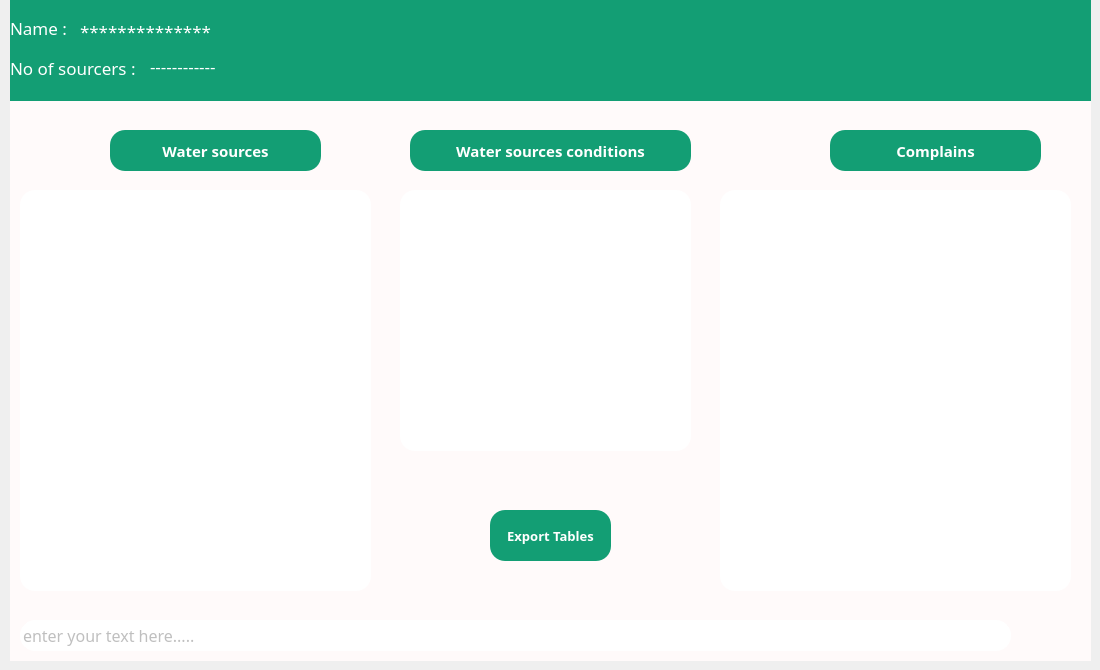
    <widget class="QWidget" name="page_7">
     <widget class="QLabel" name="label_9">
      <property name="geometry">
       <rect>
        <x>10</x>
        <y>10</y>
        <width>1081</width>
        <height>651</height>
       </rect>
      </property>
      <property name="styleSheet">
       <string notr="true">background-color: rgb(255, 250, 250);</string>
      </property>
      <property name="text">
       <string/>
      </property>
     </widget>
     <widget class="QLabel" name="label_32">
      <property name="geometry">
       <rect>
        <x>10</x>
        <y>0</y>
        <width>1081</width>
        <height>101</height>
       </rect>
      </property>
      <property name="styleSheet">
       <string notr="true">background-color: rgb(19, 158, 116);
</string>
      </property>
      <property name="text">
       <string/>
      </property>
     </widget>
     <widget class="QLabel" name="label_33">
      <property name="geometry">
       <rect>
        <x>10</x>
        <y>20</y>
        <width>71</width>
        <height>16</height>
       </rect>
      </property>
      <property name="font">
       <font>
        <family>Arial Rounded MT Bold</family>
        <pointsize>13</pointsize>
       </font>
      </property>
      <property name="styleSheet">
       <string notr="true">color:white;</string>
      </property>
      <property name="text">
       <string>Name :</string>
      </property>
     </widget>
     <widget class="QLabel" name="label_nameOfmoderator">
      <property name="geometry">
       <rect>
        <x>80</x>
        <y>20</y>
        <width>191</width>
        <height>21</height>
       </rect>
      </property>
      <property name="font">
       <font>
        <family>Arial Rounded MT Bold</family>
        <pointsize>13</pointsize>
       </font>
      </property>
      <property name="styleSheet">
       <string notr="true">color:white;</string>
      </property>
      <property name="text">
       <string>**************</string>
      </property>
     </widget>
     <widget class="QLabel" name="label_35">
      <property name="geometry">
       <rect>
        <x>10</x>
        <y>60</y>
        <width>141</width>
        <height>16</height>
       </rect>
      </property>
      <property name="font">
       <font>
        <family>Arial Rounded MT Bold</family>
        <pointsize>13</pointsize>
       </font>
      </property>
      <property name="styleSheet">
       <string notr="true">color:white;</string>
      </property>
      <property name="text">
       <string>No of sourcers :</string>
      </property>
     </widget>
     <widget class="QLabel" name="label_noSources">
      <property name="geometry">
       <rect>
        <x>150</x>
        <y>55</y>
        <width>121</width>
        <height>21</height>
       </rect>
      </property>
      <property name="font">
       <font>
        <family>Arial Rounded MT Bold</family>
        <pointsize>13</pointsize>
       </font>
      </property>
      <property name="styleSheet">
       <string notr="true">color:white;</string>
      </property>
      <property name="text">
       <string>------------</string>
      </property>
     </widget>
     <widget class="QLabel" name="label_37">
      <property name="geometry">
       <rect>
        <x>490</x>
        <y>20</y>
        <width>81</width>
        <height>81</height>
       </rect>
      </property>
      <property name="text">
       <string/>
      </property>
      <property name="pixmap">
       <pixmap resource="my_images.qrc">:/user (1).png</pixmap>
      </property>
      <property name="scaledContents">
       <bool>true</bool>
      </property>
     </widget>
     <widget class="QLabel" name="label_34">
      <property name="geometry">
       <rect>
        <x>948</x>
        <y>20</y>
        <width>111</width>
        <height>81</height>
       </rect>
      </property>
      <property name="text">
       <string/>
      </property>
      <property name="pixmap">
       <pixmap resource="my_images.qrc">:/Logo Files/For Web/png/Color logo - no background.png</pixmap>
      </property>
      <property name="scaledContents">
       <bool>true</bool>
      </property>
     </widget>
     <widget class="QLabel" name="label_36">
      <property name="geometry">
       <rect>
        <x>110</x>
        <y>130</y>
        <width>211</width>
        <height>41</height>
       </rect>
      </property>
      <property name="font">
       <font>
        <family>Arial Rounded MT Bold</family>
        <pointsize>11</pointsize>
        <bold>true</bold>
       </font>
      </property>
      <property name="styleSheet">
       <string notr="true">background-color:#139E74;
border-radius:15px;
color:white;</string>
      </property>
      <property name="text">
       <string>Water sources</string>
      </property>
      <property name="alignment">
       <set>Qt::AlignCenter</set>
      </property>
     </widget>
     <widget class="QListView" name="listView_watersources">
      <property name="geometry">
       <rect>
        <x>20</x>
        <y>190</y>
        <width>351</width>
        <height>401</height>
       </rect>
      </property>
      <property name="font">
       <font>
        <family>Arial Rounded MT Bold</family>
        <pointsize>12</pointsize>
        <bold>true</bold>
       </font>
      </property>
      <property name="styleSheet">
       <string notr="true">background-color:white;
border-radius:15px;</string>
      </property>
     </widget>
     <widget class="QLabel" name="label_39">
      <property name="geometry">
       <rect>
        <x>830</x>
        <y>130</y>
        <width>211</width>
        <height>41</height>
       </rect>
      </property>
      <property name="font">
       <font>
        <family>Arial Rounded MT Bold</family>
        <pointsize>11</pointsize>
        <bold>true</bold>
       </font>
      </property>
      <property name="styleSheet">
       <string notr="true">background-color:#139E74;
border-radius:15px;
color:white;</string>
      </property>
      <property name="text">
       <string>Complains</string>
      </property>
      <property name="alignment">
       <set>Qt::AlignCenter</set>
      </property>
     </widget>
     <widget class="QListView" name="listView_complains">
      <property name="geometry">
       <rect>
        <x>720</x>
        <y>190</y>
        <width>351</width>
        <height>401</height>
       </rect>
      </property>
      <property name="font">
       <font>
        <family>Arial Rounded MT Bold</family>
        <pointsize>12</pointsize>
        <bold>true</bold>
       </font>
      </property>
      <property name="styleSheet">
       <string notr="true">background-color:white;
border-radius:15px;</string>
      </property>
     </widget>
     <widget class="QLabel" name="label_conditions">
      <property name="geometry">
       <rect>
        <x>400</x>
        <y>190</y>
        <width>291</width>
        <height>261</height>
       </rect>
      </property>
      <property name="font">
       <font>
        <family>Arial Rounded MT Bold</family>
        <pointsize>12</pointsize>
       </font>
      </property>
      <property name="styleSheet">
       <string notr="true">background-color:white;
border-radius:15px;</string>
      </property>
      <property name="text">
       <string/>
      </property>
     </widget>
     <widget class="QLabel" name="label_41">
      <property name="geometry">
       <rect>
        <x>410</x>
        <y>130</y>
        <width>281</width>
        <height>41</height>
       </rect>
      </property>
      <property name="font">
       <font>
        <family>Arial Rounded MT Bold</family>
        <pointsize>11</pointsize>
        <bold>true</bold>
       </font>
      </property>
      <property name="styleSheet">
       <string notr="true">background-color:#139E74;
border-radius:15px;
color:white;</string>
      </property>
      <property name="text">
       <string>Water sources conditions</string>
      </property>
      <property name="alignment">
       <set>Qt::AlignCenter</set>
      </property>
     </widget>
     <widget class="QLineEdit" name="lineEdit_warningEmails">
      <property name="geometry">
       <rect>
        <x>20</x>
        <y>620</y>
        <width>991</width>
        <height>31</height>
       </rect>
      </property>
      <property name="font">
       <font>
        <family>Arial Rounded MT Bold</family>
        <pointsize>12</pointsize>
       </font>
      </property>
      <property name="styleSheet">
       <string notr="true">border:1px solid white;
border-radius:15px;
color:grey;</string>
      </property>
      <property name="placeholderText">
       <string>enter your text here.....</string>
      </property>
     </widget>
     <widget class="QPushButton" name="pushButton_sendEmails">
      <property name="geometry">
       <rect>
        <x>1020</x>
        <y>620</y>
        <width>61</width>
        <height>31</height>
       </rect>
      </property>
      <property name="font">
       <font>
        <family>Arial Rounded MT Bold</family>
        <pointsize>10</pointsize>
        <bold>true</bold>
       </font>
      </property>
      <property name="styleSheet">
       <string notr="true">background-color:rgb(255, 250, 250);
border-radius:15px;
color:white;</string>
      </property>
      <property name="text">
       <string/>
      </property>
      <property name="icon">
       <iconset resource="my_images.qrc">
        <normaloff>:/send.png</normaloff>:/send.png</iconset>
      </property>
      <property name="iconSize">
       <size>
        <width>30</width>
        <height>30</height>
       </size>
      </property>
     </widget>
     <widget class="QPushButton" name="pushButton_exportTables">
      <property name="geometry">
       <rect>
        <x>490</x>
        <y>510</y>
        <width>121</width>
        <height>51</height>
       </rect>
      </property>
      <property name="font">
       <font>
        <family>Arial Rounded MT Bold</family>
        <pointsize>10</pointsize>
        <bold>true</bold>
       </font>
      </property>
      <property name="styleSheet">
       <string notr="true">background-color:#139E74;
border-radius:15px;
color:white;</string>
      </property>
      <property name="text">
       <string>Export Tables</string>
      </property>
      <property name="icon">
       <iconset resource="my_images.qrc">
        <normaloff>:/upload.png</normaloff>:/upload.png</iconset>
      </property>
      <property name="iconSize">
       <size>
        <width>25</width>
        <height>25</height>
       </size>
      </property>
     </widget>
     <widget class="QLabel" name="label_40">
      <property name="geometry">
       <rect>
        <x>280</x>
        <y>140</y>
        <width>31</width>
        <height>31</height>
       </rect>
      </property>
      <property name="text">
       <string/>
      </property>
      <property name="pixmap">
       <pixmap resource="my_images.qrc">:/save-water.png</pixmap>
      </property>
      <property name="scaledContents">
       <bool>true</bool>
      </property>
     </widget>
     <widget class="QLabel" name="label_42">
      <property name="geometry">
       <rect>
        <x>650</x>
        <y>140</y>
        <width>31</width>
        <height>31</height>
       </rect>
      </property>
      <property name="text">
       <string/>
      </property>
      <property name="pixmap">
       <pixmap resource="my_images.qrc">:/terms-and-conditions.png</pixmap>
      </property>
      <property name="scaledContents">
       <bool>true</bool>
      </property>
     </widget>
     <widget class="QLabel" name="label_43">
      <property name="geometry">
       <rect>
        <x>990</x>
        <y>130</y>
        <width>31</width>
        <height>31</height>
       </rect>
      </property>
      <property name="text">
       <string/>
      </property>
      <property name="pixmap">
       <pixmap resource="my_images.qrc">:/bad-review.png</pixmap>
      </property>
      <property name="scaledContents">
       <bool>true</bool>
      </property>
     </widget>
    </widget>
